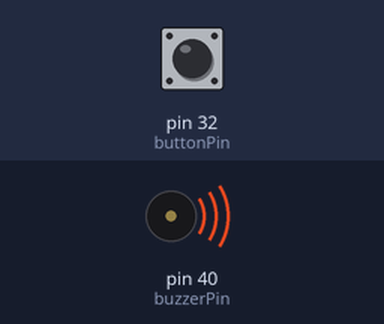
A sketch run on a simulated Arduino Mega 2560, built with avr-gcc and run on an emulated ATmega2560. Shown: buzzer (waves = sounding). The inputs (shaded band) are chosen by the test bench; at power-on: pin 32 (buttonPin) LOW.

Above: at 0.1 s.
At 1.2 s:
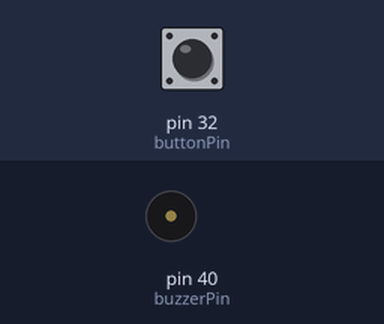
1.3 s: pin 32 (buttonPin) pulled HIGH for 3.2 s
At 1.7 s:
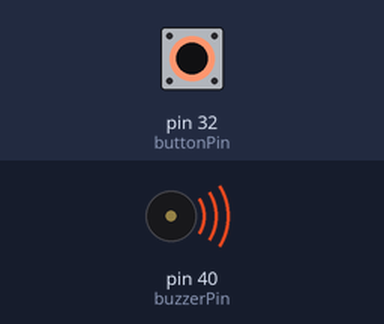
Timing chart, 0 to 6.4 s (numbered marks = the images above; inputs shaded):
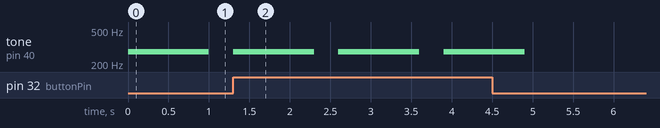

The sketch:

sketch_aug03c.ino
```cpp
const int buzzerPin = 40;
const int buttonPin = 32;
int buttonState = HIGH;
void setup()
{
pinMode(buttonPin,INPUT);
pinMode(buzzerPin, OUTPUT);
Serial.begin(9600);

}
void loop()
{
while(buttonState == HIGH){

 buttonState = digitalRead(buttonPin);


    tone(40, 277, 1000);

      //delay between pulse
    delay(1300);

    noTone(buzzerPin);
    buttonState = digitalRead(buttonPin);
}
}
```

Measured:
- after the input at 1.3 s, tone on pin 40 (buzzerPin): alternates 277 Hz for 1.0 s and silent for 0.30 s, 6 changes in all, then stays silent, starting at once
